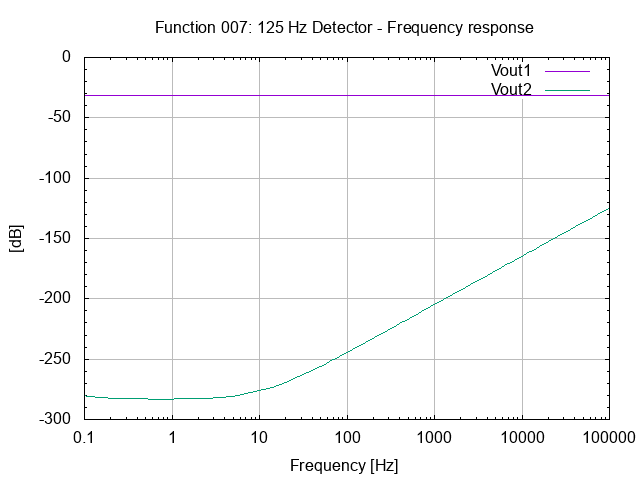

Generate this figure with gnuplot:
# setup terminal
set term png

# setup graph
set output "26.007.00.00.01.png"
set title "Function 007: 125 Hz Detector - Frequency response"

# setup Y-axis
set grid ytics lt 1 lw 1 lc rgb "#bbbbbb"
set mytics
set ylabel "[dB]"

#setup X-axis
set logscale x 10
set grid xtics lt 1 lw 1 lc rgb "#bbbbbb"
set xlabel "Frequency [Hz]"

# setup plot style
set style data lines
plot '26.007.00.00.01.dat' using 1:2 title "Vout1", \
     '26.007.00.00.01.dat' using 1:3 title "Vout2"

# set output back to default
set output

# reset terminal type
set terminal pop
